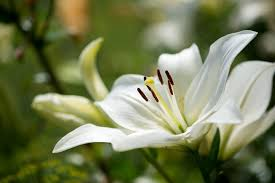
#> input picture IP LAB/img1.jpeg, 275 x 183 px
$ python mean_std_corre.py
#> lines starting #> are read from the running program, lines starting #| are printed output that depends on the picture; long printed decimals are rounded
import cv2
import numpy as np
img1=cv2.imread("img1.jpeg",0)
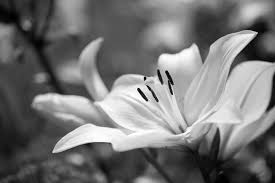
#> img1: shape (183, 275); min 0, max 255, mean 116.8
img2=cv2.imread("img2.jpeg",0)
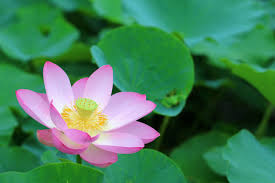
#> input picture IP LAB/img2.jpeg, 275 x 183 px
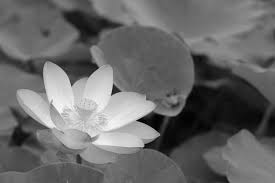
#> img2: shape (183, 275); min 0, max 253, mean 104.6

mean_img1=np.mean(img1)
#> mean_img1 = 116.8
sd_img1=np.std(img1)
#> sd_img1 = 65.81

mean_img2=np.mean(img2)
#> mean_img2 = 104.6
sd_img2=np.std(img2)
#> sd_img2 = 51.21

corr=np.corrcoef(img1.flatten(),img2.flatten())[0,1]
#> corr = 0.037

print("mean of image1:",mean_img1)
#| mean of image1: 116.800
print("mean of image2:",mean_img2)
#| mean of image2: 104.580
print("SD of image1:",sd_img1)
#| SD of image1: 65.813
print("SD of image2:",sd_img2)
#| SD of image2: 51.215
print("correlation coefficient:",corr)
#| correlation coefficient: 0.037
